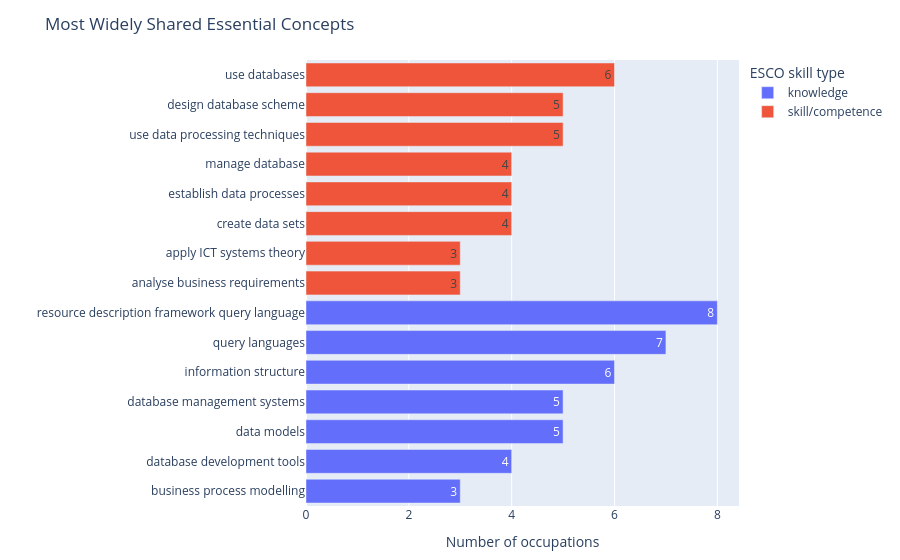

Notebook code for this chart:
### Code cell
# Visualise the most widely shared essential concepts

fig = px.bar(
    top_shared_concepts,
    x="number_of_occupations",
    y="skill_name",
    color="skill_type",
    orientation="h",
    text="number_of_occupations",
    title="Most Widely Shared Essential Concepts",
    labels={
        "number_of_occupations": "Number of occupations",
        "skill_name": "Essential concept",
        "skill_type": "ESCO skill type"
    }
)

fig.update_layout(
    yaxis_title="",
    margin=dict(t=60, l=200, r=20, b=40)
)

fig.show()

### Figure 1 — Plotly figure (JSON) as saved in the notebook; plotly's stock layout.template omitted (floating-point values rounded to 4 significant figures)
{"data": [{"hovertemplate": "ESCO skill type=knowledge<br>Number of occupations=%{text}<br>Essential concept=%{y}<extra></extra>", "legendgroup": "knowledge", "marker": {"color": "#636efa", "pattern": {"shape": ""}}, "name": "knowledge", "orientation": "h", "showlegend": true, "text": [3.0, 4.0, 5.0, 5.0, 6.0, 7.0, 8.0], "textposition": "auto", "type": "bar", "x": [3, 4, 5, 5, 6, 7, 8], "xaxis": "x", "y": ["business process modelling", "database development tools", "data models", "database management systems", "information structure", "query languages", "resource description framework query language"], "yaxis": "y"}, {"hovertemplate": "ESCO skill type=skill/competence<br>Number of occupations=%{text}<br>Essential concept=%{y}<extra></extra>", "legendgroup": "skill/competence", "marker": {"color": "#EF553B", "pattern": {"shape": ""}}, "name": "skill/competence", "orientation": "h", "showlegend": true, "text": [3.0, 3.0, 4.0, 4.0, 4.0, 5.0, 5.0, 6.0], "textposition": "auto", "type": "bar", "x": [3, 3, 4, 4, 4, 5, 5, 6], "xaxis": "x", "y": ["analyse business requirements", "apply ICT systems theory", "create data sets", "establish data processes", "manage database", "use data processing techniques", "design database scheme", "use databases"], "yaxis": "y"}], "layout": {"barmode": "relative", "legend": {"title": {"text": "ESCO skill type"}, "tracegroupgap": 0}, "margin": {"b": 40, "l": 200, "r": 20, "t": 60}, "title": {"text": "Most Widely Shared Essential Concepts"}, "xaxis": {"anchor": "y", "domain": [0, 1], "title": {"text": "Number of occupations"}}, "yaxis": {"anchor": "x", "domain": [0, 1], "title": {"text": ""}}}}
